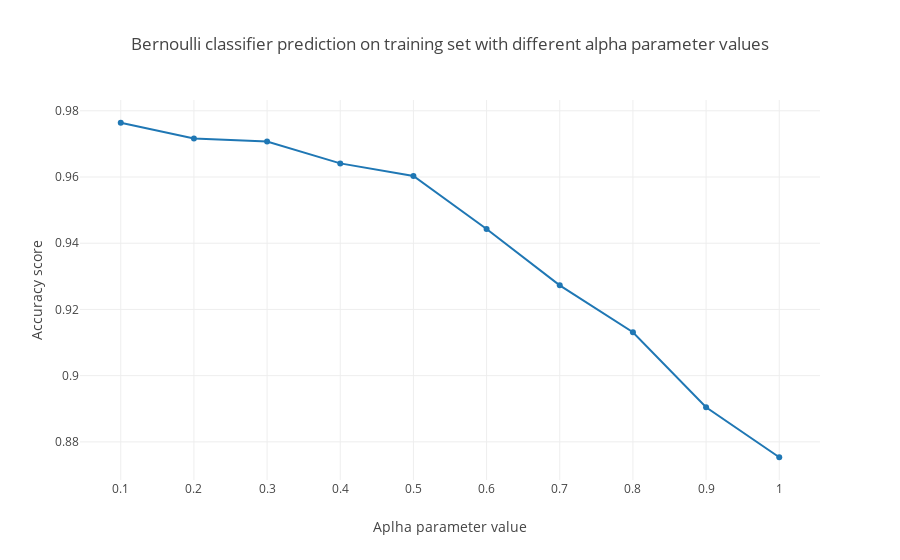

Here is the notebook cell this chart was saved with:
### Code cell
results = bernoulli_grid.cv_results_['mean_test_score']
legend = list(i / 10 for i in range(1, 11))

trace1 = go.Scatter(
        x=legend,
        y=results,
        showlegend=False)



data = go.Data([trace1])

layout=go.Layout(
        yaxis=go.YAxis(title='Accuracy score'),
        xaxis=go.XAxis(title='Aplha parameter value', dtick=0.1,),
        title='Bernoulli classifier prediction on training set with different alpha parameter values')

fig = go.Figure(data=data, layout=layout)
iplot(fig)

### Figure 1 — Plotly figure (JSON) as saved in the notebook; plotly's stock layout.template omitted (floating-point values rounded to 4 significant figures)
{"data": [{"showlegend": false, "type": "scatter", "x": [0.1, 0.2, 0.3, 0.4, 0.5, 0.6, 0.7, 0.8, 0.9, 1], "y": [0.9764, 0.9717, 0.9707, 0.9641, 0.9603, 0.9443, 0.9273, 0.9131, 0.8905, 0.8754]}], "layout": {"title": "Bernoulli classifier prediction on training set with different alpha parameter values", "xaxis": {"dtick": 0.1, "title": "Aplha parameter value"}, "yaxis": {"title": "Accuracy score"}}}
